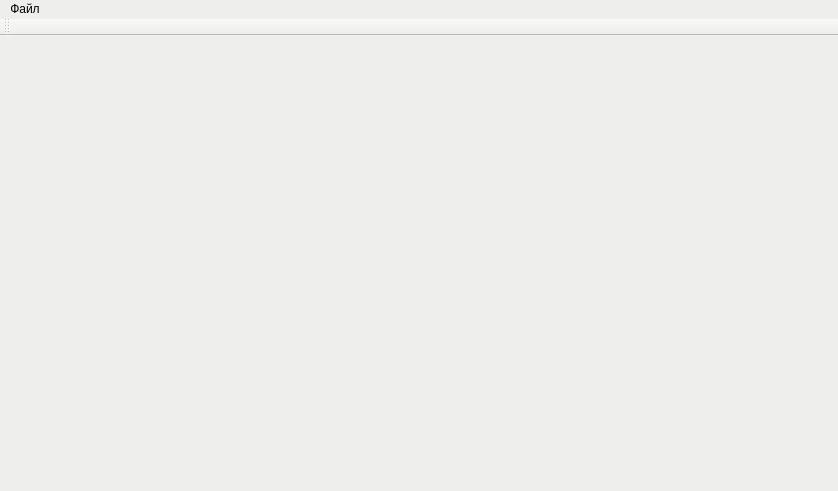
<?xml version="1.0" encoding="UTF-8"?>
<ui version="4.0">
 <class>MainWindow</class>
 <widget class="QMainWindow" name="MainWindow">
  <property name="geometry">
   <rect>
    <x>0</x>
    <y>0</y>
    <width>838</width>
    <height>491</height>
   </rect>
  </property>
  <property name="windowTitle">
   <string>MainWindow</string>
  </property>
  <property name="styleSheet">
   <string notr="true">background-color: rgb(238, 238, 236);
color: rgb(0, 0, 0);</string>
  </property>
  <widget class="QWidget" name="centralWidget"/>
  <widget class="QMenuBar" name="menuBar">
   <property name="geometry">
    <rect>
     <x>0</x>
     <y>0</y>
     <width>838</width>
     <height>27</height>
    </rect>
   </property>
   <widget class="QMenu" name="menu">
    <property name="title">
     <string>Файл</string>
    </property>
   </widget>
   <addaction name="menu"/>
  </widget>
  <widget class="QToolBar" name="mainToolBar">
   <attribute name="toolBarArea">
    <enum>TopToolBarArea</enum>
   </attribute>
   <attribute name="toolBarBreak">
    <bool>false</bool>
   </attribute>
  </widget>
  <widget class="QStatusBar" name="statusBar"/>
 </widget>
 <layoutdefault spacing="6" margin="11"/>
 <resources/>
 <connections/>
</ui>
